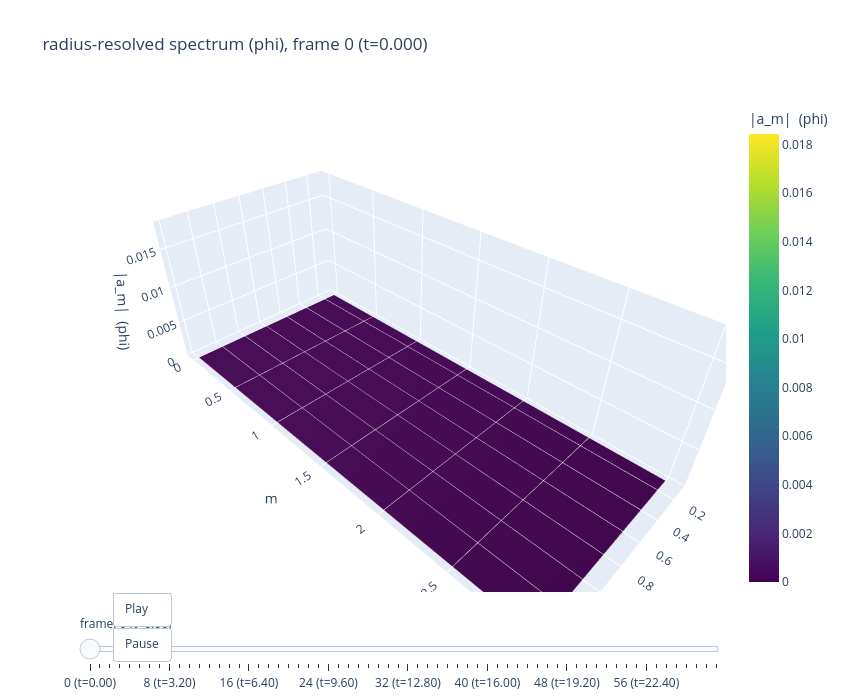

Notebook code for this chart:
### Code cell
import plotly.graph_objects as go

# initial frame shown on load
k0 = 0
fig = go.Figure(
    data=[go.Surface(
        x=rho_grid, y=m_axis, z=A_r_all[k0].T,
        colorscale="Viridis", cmin=0, cmax=zmax,
        colorbar=dict(title=f"|a_m|  ({FIELD})"),
        hovertemplate="rho=%{x:.3f}<br>m=%{y}<br>|a_m|=%{z:.3e}<extra></extra>",
    )],
    frames=[
        go.Frame(
            data=[go.Surface(x=rho_grid, y=m_axis, z=A_r_all[k].T,
                              colorscale="Viridis", cmin=0, cmax=zmax)],
            name=str(k),
        )
        for k in range(nf)
    ],
)

fig.update_layout(
    title=f"radius-resolved spectrum ({FIELD}), frame {k0} (t={t[k0]:.3f})",
    scene=dict(
        xaxis_title="rho", yaxis_title="m", zaxis_title=f"|a_m|  ({FIELD})",
        zaxis=dict(range=[0, zmax]),
    ),
    width=850, height=700,
    updatemenus=[dict(
        type="buttons", showactive=False,
        y=0, x=0.05, xanchor="left", yanchor="top",
        buttons=[
            dict(label="Play", method="animate",
                 args=[None, dict(frame=dict(duration=80, redraw=True), fromcurrent=True)]),
            dict(label="Pause", method="animate",
                 args=[[None], dict(frame=dict(duration=0, redraw=False), mode="immediate")]),
        ],
    )],
    sliders=[dict(
        active=k0,
        currentvalue=dict(prefix="frame: "),
        steps=[
            dict(method="animate",
                 args=[[str(k)], dict(mode="immediate",
                                       frame=dict(duration=0, redraw=True))],
                 label=f"{k} (t={t[k]:.2f})")
            for k in range(nf)
        ],
    )],
)
fig.show()

### Figure 1 — Plotly figure (JSON) as saved in the notebook; plotly's stock layout.template omitted (floating-point values rounded to 4 significant figures; data arrays with more than 128 entries replaced by an {"elided": "..."} marker saying what was removed)
{"data": [{"cmax": 0.01844, "cmin": 0, "colorbar": {"title": {"text": "|a_m|  (phi)"}}, "colorscale": [[0, "#440154"], [0.1111, "#482878"], [0.2222, "#3e4989"], [0.3333, "#31688e"], [0.4444, "#26828e"], [0.5556, "#1f9e89"], [0.6667, "#35b779"], [0.7778, "#6ece58"], [0.8889, "#b5de2b"], [1, "#fde725"]], "hovertemplate": "rho=%{x:.3f}<br>m=%{y}<br>|a_m|=%{z:.3e}<extra></extra>", "type": "surface", "x": [0.1, 0.122, 0.1441, 0.1661, 0.1881, 0.2102, 0.2322, 0.2542, 0.2763, 0.2983, 0.3203, 0.3424, 0.3644, 0.3864, 0.4085, 0.4305, 0.4525, 0.4746, 0.4966, 0.5186, 0.5407, 0.5627, 0.5847, 0.6068, 0.6288, 0.6508, 0.6729, 0.6949, 0.7169, 0.739, 0.761, 0.7831, 0.8051, 0.8271, 0.8492, 0.8712, 0.8932, 0.9153, 0.9373, 0.9593, 0.9814, 1.003, 1.025, 1.047, 1.069, 1.092, 1.114, 1.136, 1.158, 1.18, 1.202, 1.224, 1.246, 1.268, 1.29, 1.312, 1.334, 1.356, 1.378, 1.4], "y": [0, 1, 2, 3], "z": {"elided": "4x60 float values"}}], "layout": {"height": 700, "scene": {"xaxis": {"title": {"text": "rho"}}, "yaxis": {"title": {"text": "m"}}, "zaxis": {"range": [0, 0.01844], "title": {"text": "|a_m|  (phi)"}}}, "sliders": [{"active": 0, "currentvalue": {"prefix": "frame: "}, "steps": [{"args": [["0"], {"frame": {"duration": 0, "redraw": true}, "mode": "immediate"}], "label": "0 (t=0.00)", "method": "animate"}, {"args": [["1"], {"frame": {"duration": 0, "redraw": true}, "mode": "immediate"}], "label": "1 (t=0.40)", "method": "animate"}, {"args": [["2"], {"frame": {"duration": 0, "redraw": true}, "mode": "immediate"}], "label": "2 (t=0.80)", "method": "animate"}, {"args": [["3"], {"frame": {"duration": 0, "redraw": true}, "mode": "immediate"}], "label": "3 (t=1.20)", "method": "animate"}, {"args": [["4"], {"frame": {"duration": 0, "redraw": true}, "mode": "immediate"}], "label": "4 (t=1.60)", "method": "animate"}, {"args": [["5"], {"frame": {"duration": 0, "redraw": true}, "mode": "immediate"}], "label": "5 (t=2.00)", "method": "animate"}, {"args": [["6"], {"frame": {"duration": 0, "redraw": true}, "mode": "immediate"}], "label": "6 (t=2.40)", "method": "animate"}, {"args": [["7"], {"frame": {"duration": 0, "redraw": true}, "mode": "immediate"}], "label": "7 (t=2.80)", "method": "animate"}, {"args": [["8"], {"frame": {"duration": 0, "redraw": true}, "mode": "immediate"}], "label": "8 (t=3.20)", "method": "animate"}, {"args": [["9"], {"frame": {"duration": 0, "redraw": true}, "mode": "immediate"}], "label": "9 (t=3.60)", "method": "animate"}, {"args": [["10"], {"frame": {"duration": 0, "redraw": true}, "mode": "immediate"}], "label": "10 (t=4.00)", "method": "animate"}, {"args": [["11"], {"frame": {"duration": 0, "redraw": true}, "mode": "immediate"}], "label": "11 (t=4.40)", "method": "animate"}, {"args": [["12"], {"frame": {"duration": 0, "redraw": true}, "mode": "immediate"}], "label": "12 (t=4.80)", "method": "animate"}, {"args": [["13"], {"frame": {"duration": 0, "redraw": true}, "mode": "immediate"}], "label": "13 (t=5.20)", "method": "animate"}, {"args": [["14"], {"frame": {"duration": 0, "redraw": true}, "mode": "immediate"}], "label": "14 (t=5.60)", "method": "animate"}, {"args": [["15"], {"frame": {"duration": 0, "redraw": true}, "mode": "immediate"}], "label": "15 (t=6.00)", "method": "animate"}, {"args": [["16"], {"frame": {"duration": 0, "redraw": true}, "mode": "immediate"}], "label": "16 (t=6.40)", "method": "animate"}, {"args": [["17"], {"frame": {"duration": 0, "redraw": true}, "mode": "immediate"}], "label": "17 (t=6.80)", "method": "animate"}, {"args": [["18"], {"frame": {"duration": 0, "redraw": true}, "mode": "immediate"}], "label": "18 (t=7.20)", "method": "animate"}, {"args": [["19"], {"frame": {"duration": 0, "redraw": true}, "mode": "immediate"}], "label": "19 (t=7.60)", "method": "animate"}, {"args": [["20"], {"frame": {"duration": 0, "redraw": true}, "mode": "immediate"}], "label": "20 (t=8.00)", "method": "animate"}, {"args": [["21"], {"frame": {"duration": 0, "redraw": true}, "mode": "immediate"}], "label": "21 (t=8.40)", "method": "animate"}, {"args": [["22"], {"frame": {"duration": 0, "redraw": true}, "mode": "immediate"}], "label": "22 (t=8.80)", "method": "animate"}, {"args": [["23"], {"frame": {"duration": 0, "redraw": true}, "mode": "immediate"}], "label": "23 (t=9.20)", "method": "animate"}, {"args": [["24"], {"frame": {"duration": 0, "redraw": true}, "mode": "immediate"}], "label": "24 (t=9.60)", "method": "animate"}, {"args": [["25"], {"frame": {"duration": 0, "redraw": true}, "mode": "immediate"}], "label": "25 (t=10.00)", "method": "animate"}, {"args": [["26"], {"frame": {"duration": 0, "redraw": true}, "mode": "immediate"}], "label": "26 (t=10.40)", "method": "animate"}, {"args": [["27"], {"frame": {"duration": 0, "redraw": true}, "mode": "immediate"}], "label": "27 (t=10.80)", "method": "animate"}, {"args": [["28"], {"frame": {"duration": 0, "redraw": true}, "mode": "immediate"}], "label": "28 (t=11.20)", "method": "animate"}, {"args": [["29"], {"frame": {"duration": 0, "redraw": true}, "mode": "immediate"}], "label": "29 (t=11.60)", "method": "animate"}, {"args": [["30"], {"frame": {"duration": 0, "redraw": true}, "mode": "immediate"}], "label": "30 (t=12.00)", "method": "animate"}, {"args": [["31"], {"frame": {"duration": 0, "redraw": true}, "mode": "immediate"}], "label": "31 (t=12.40)", "method": "animate"}, {"args": [["32"], {"frame": {"duration": 0, "redraw": true}, "mode": "immediate"}], "label": "32 (t=12.80)", "method": "animate"}, {"args": [["33"], {"frame": {"duration": 0, "redraw": true}, "mode": "immediate"}], "label": "33 (t=13.20)", "method": "animate"}, {"args": [["34"], {"frame": {"duration": 0, "redraw": true}, "mode": "immediate"}], "label": "34 (t=13.60)", "method": "animate"}, {"args": [["35"], {"frame": {"duration": 0, "redraw": true}, "mode": "immediate"}], "label": "35 (t=14.00)", "method": "animate"}, {"args": [["36"], {"frame": {"duration": 0, "redraw": true}, "mode": "immediate"}], "label": "36 (t=14.40)", "method": "animate"}, {"args": [["37"], {"frame": {"duration": 0, "redraw": true}, "mode": "immediate"}], "label": "37 (t=14.80)", "method": "animate"}, {"args": [["38"], {"frame": {"duration": 0, "redraw": true}, "mode": "immediate"}], "label": "38 (t=15.20)", "method": "animate"}, {"args": [["39"], {"frame": {"duration": 0, "redraw": true}, "mode": "immediate"}], "label": "39 (t=15.60)", "method": "animate"}, {"args": [["40"], {"frame": {"duration": 0, "redraw": true}, "mode": "immediate"}], "label": "40 (t=16.00)", "method": "animate"}, {"args": [["41"], {"frame": {"duration": 0, "redraw": true}, "mode": "immediate"}], "label": "41 (t=16.40)", "method": "animate"}, {"args": [["42"], {"frame": {"duration": 0, "redraw": true}, "mode": "immediate"}], "label": "42 (t=16.80)", "method": "animate"}, {"args": [["43"], {"frame": {"duration": 0, "redraw": true}, "mode": "immediate"}], "label": "43 (t=17.20)", "method": "animate"}, {"args": [["44"], {"frame": {"duration": 0, "redraw": true}, "mode": "immediate"}], "label": "44 (t=17.60)", "method": "animate"}, {"args": [["45"], {"frame": {"duration": 0, "redraw": true}, "mode": "immediate"}], "label": "45 (t=18.00)", "method": "animate"}, {"args": [["46"], {"frame": {"duration": 0, "redraw": true}, "mode": "immediate"}], "label": "46 (t=18.40)", "method": "animate"}, {"args": [["47"], {"frame": {"duration": 0, "redraw": true}, "mode": "immediate"}], "label": "47 (t=18.80)", "method": "animate"}, {"args": [["48"], {"frame": {"duration": 0, "redraw": true}, "mode": "immediate"}], "label": "48 (t=19.20)", "method": "animate"}, {"args": [["49"], {"frame": {"duration": 0, "redraw": true}, "mode": "immediate"}], "label": "49 (t=19.60)", "method": "animate"}, {"args": [["50"], {"frame": {"duration": 0, "redraw": true}, "mode": "immediate"}], "label": "50 (t=20.00)", "method": "animate"}, {"args": [["51"], {"frame": {"duration": 0, "redraw": true}, "mode": "immediate"}], "label": "51 (t=20.40)", "method": "animate"}, {"args": [["52"], {"frame": {"duration": 0, "redraw": true}, "mode": "immediate"}], "label": "52 (t=20.80)", "method": "animate"}, {"args": [["53"], {"frame": {"duration": 0, "redraw": true}, "mode": "immediate"}], "label": "53 (t=21.20)", "method": "animate"}, {"args": [["54"], {"frame": {"duration": 0, "redraw": true}, "mode": "immediate"}], "label": "54 (t=21.60)", "method": "animate"}, {"args": [["55"], {"frame": {"duration": 0, "redraw": true}, "mode": "immediate"}], "label": "55 (t=22.00)", "method": "animate"}, {"args": [["56"], {"frame": {"duration": 0, "redraw": true}, "mode": "immediate"}], "label": "56 (t=22.40)", "method": "animate"}, {"args": [["57"], {"frame": {"duration": 0, "redraw": true}, "mode": "immediate"}], "label": "57 (t=22.80)", "method": "animate"}, {"args": [["58"], {"frame": {"duration": 0, "redraw": true}, "mode": "immediate"}], "label": "58 (t=23.20)", "method": "animate"}, {"args": [["59"], {"frame": {"duration": 0, "redraw": true}, "mode": "immediate"}], "label": "59 (t=23.60)", "method": "animate"}, {"args": [["60"], {"frame": {"duration": 0, "redraw": true}, "mode": "immediate"}], "label": "60 (t=24.00)", "method": "animate"}, {"args": [["61"], {"frame": {"duration": 0, "redraw": true}, "mode": "immediate"}], "label": "61 (t=24.40)", "method": "animate"}, {"args": [["62"], {"frame": {"duration": 0, "redraw": true}, "mode": "immediate"}], "label": "62 (t=24.80)", "method": "animate"}, {"args": [["63"], {"frame": {"duration": 0, "redraw": true}, "mode": "immediate"}], "label": "63 (t=25.20)", "method": "animate"}]}], "title": {"text": "radius-resolved spectrum (phi), frame 0 (t=0.000)"}, "updatemenus": [{"buttons": [{"args": [null, {"frame": {"duration": 80, "redraw": true}, "fromcurrent": true}], "label": "Play", "method": "animate"}, {"args": [[null], {"frame": {"duration": 0, "redraw": false}, "mode": "immediate"}], "label": "Pause", "method": "animate"}], "showactive": false, "type": "buttons", "x": 0.05, "xanchor": "left", "y": 0, "yanchor": "top"}], "width": 850}}
